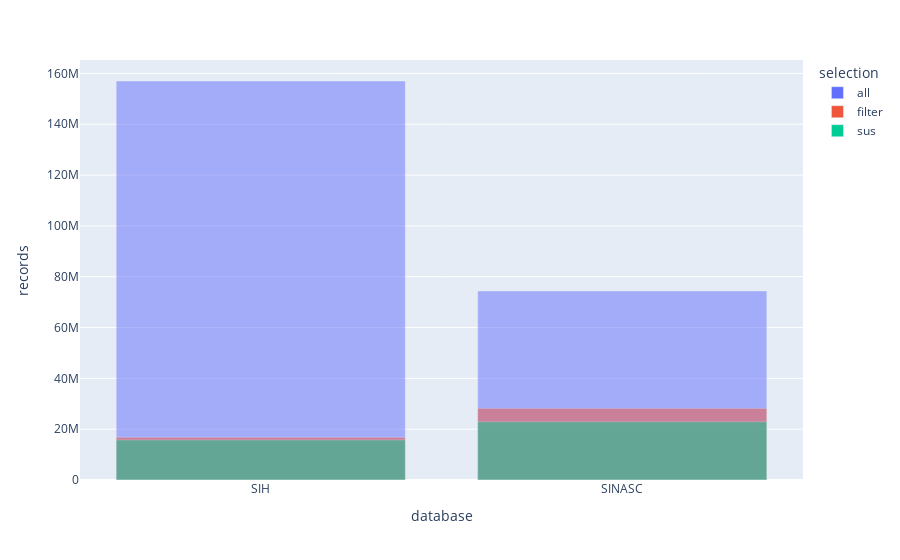

The notebook cell saved with this chart:
### Code cell
df_filter = pd.DataFrame([
	['SIH', 'all', all_sih],
	['SINASC', 'all', all_sinasc],
	['SIH', 'filter', flt_sih],
	['SINASC', 'filter', flt_sinasc],
	['SIH', 'sus', sus_sih],
	['SINASC', 'sus', sih_sinasc],
], columns=['database', 'selection', 'records'])
fig = px.bar(df_filter, x='database', y='records', color='selection', barmode='overlay')
fig.show()

### Figure 1 — Plotly figure (JSON) as saved in the notebook; plotly's stock layout.template omitted (floating-point values rounded to 4 significant figures)
{"data": [{"alignmentgroup": "True", "hovertemplate": "selection=all<br>database=%{x}<br>records=%{y}<extra></extra>", "legendgroup": "all", "marker": {"color": "#636efa", "opacity": 0.5, "pattern": {"shape": ""}}, "name": "all", "offsetgroup": "all", "orientation": "v", "showlegend": true, "textposition": "auto", "type": "bar", "x": ["SIH", "SINASC"], "xaxis": "x", "y": [157033546, 74398079], "yaxis": "y"}, {"alignmentgroup": "True", "hovertemplate": "selection=filter<br>database=%{x}<br>records=%{y}<extra></extra>", "legendgroup": "filter", "marker": {"color": "#EF553B", "opacity": 0.5, "pattern": {"shape": ""}}, "name": "filter", "offsetgroup": "filter", "orientation": "v", "showlegend": true, "textposition": "auto", "type": "bar", "x": ["SIH", "SINASC"], "xaxis": "x", "y": [16814490, 28197164], "yaxis": "y"}, {"alignmentgroup": "True", "hovertemplate": "selection=sus<br>database=%{x}<br>records=%{y}<extra></extra>", "legendgroup": "sus", "marker": {"color": "#00cc96", "opacity": 0.5, "pattern": {"shape": ""}}, "name": "sus", "offsetgroup": "sus", "orientation": "v", "showlegend": true, "textposition": "auto", "type": "bar", "x": ["SIH", "SINASC"], "xaxis": "x", "y": [15767633, 22899941], "yaxis": "y"}], "layout": {"barmode": "overlay", "legend": {"title": {"text": "selection"}, "tracegroupgap": 0}, "margin": {"t": 60}, "xaxis": {"anchor": "y", "domain": [0, 1], "title": {"text": "database"}}, "yaxis": {"anchor": "x", "domain": [0, 1], "title": {"text": "records"}}}}
